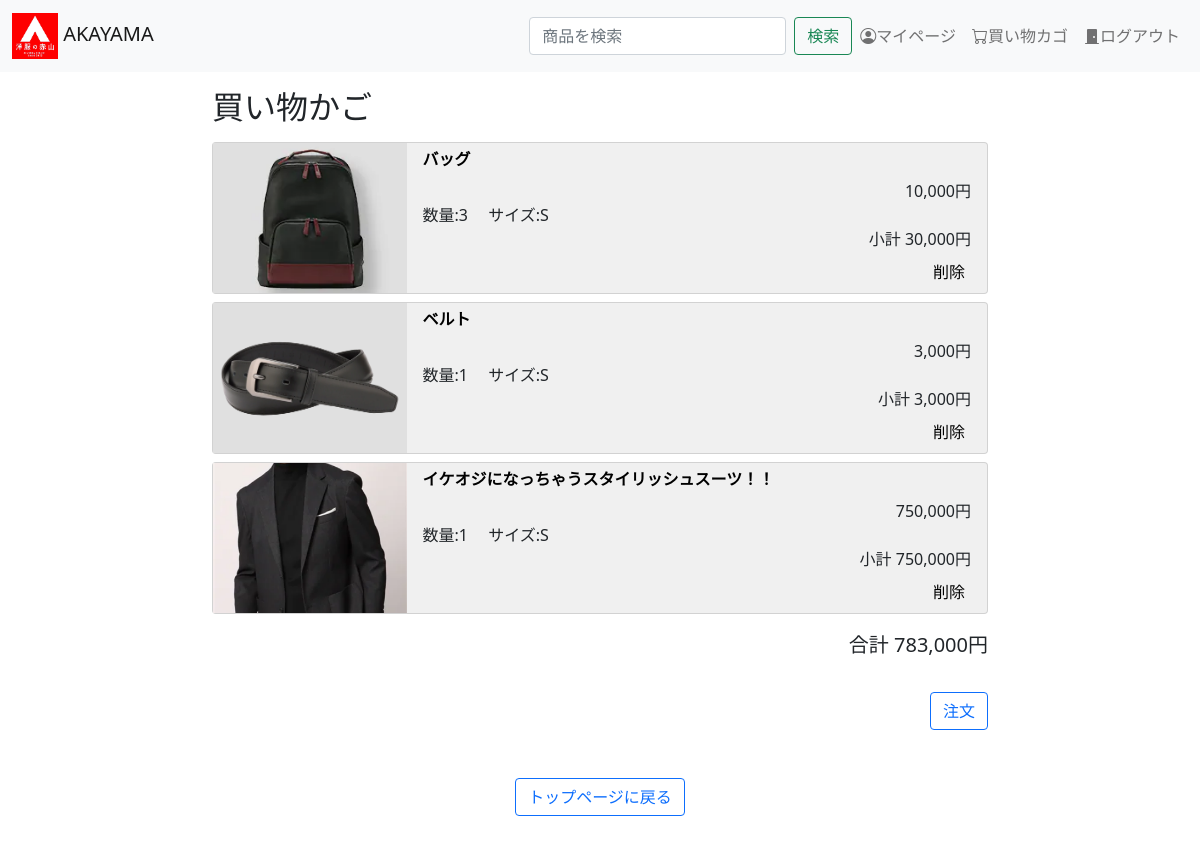
The page /cart.php (signed in) on the database its author committed.
### tables this page shows
CREATE TABLE cart (
    member_id INT NOT NULL,
    item_id INT NOT NULL,
    cart_suryo INT NOT NULL,
    cart_tourokubi DATE NOT NULL,
    cart_size VARCHAR(191) NOT NULL,
    PRIMARY KEY(member_id,item_id,cart_size),
    FOREIGN KEY(member_id) REFERENCES member(member_id),
    FOREIGN KEY(item_id) REFERENCES item(item_id)
);

CREATE TABLE item (
    item_id INT AUTO_INCREMENT NOT NULL,
    category_id INT NOT NULL,
    item_image VARCHAR(50) NOT NULL,
    item_name VARCHAR(100) NOT NULL,
    item_description VARCHAR(1000) NOT NULL,
    item_color VARCHAR(100) NOT NULL,
    item_price INT NOT NULL,
    item_size VARCHAR(191) NOT NULL,
    is_sale BOOLEAN NOT NULL,
    item_sale_price INT NOT NULL,
    item_registration_date DATE NOT NULL,
    PRIMARY KEY(item_id),
    FOREIGN KEY(category_id) REFERENCES category(category_id)

);

### DBManager.php (called while the page is built, shortened)
<?php
    class DBManager{
        private function dbConnect(){
            $pdo = new PDO('mysql:host=localhost;dbname=dev;charset=utf8','webuser', 'abccsd2');
            return $pdo;
        }
        public function getCart($memberId){
            $pdo = $this->dbConnect();
            $sql = "SELECT *,CASE is_sale WHEN true THEN item_sale_price
                                          WHEN false THEN item_price END AS sellingPrice,
                             CASE is_sale WHEN true THEN item_sale_price * cart_suryo
                                          WHEN false THEN item_price *cart_suryo END AS shoukei
                    FROM cart AS C INNER JOIN item AS I ON C.item_id = I.item_id WHERE C.member_id = ?";
            $ps = $pdo->prepare($sql);
            $ps->bindValue(1,$memberId,PDO::PARAM_INT);
            $ps->execute();
            return $ps->fetchAll();
        }
    }
?>

### cart.php (the view, shortened to what this page needs)
<?php include "header.php";?>
<!DOCTYPE html>
<html lang="ja">
<head>
    <link href="https://cdn.jsdelivr.net/npm/bootstrap@5.0.2/dist/css/bootstrap.min.css" rel="stylesheet">
    <link rel="stylesheet" href="https://cdn.jsdelivr.net/npm/bootstrap-icons@1.8.0/font/bootstrap-icons.css">
    <link rel="stylesheet" href="./css/style.css">
</head>
<body>
<?php require_once "DBManager.php"; ?>
<div class="container list-area">
    <h2 class="my-3">買い物かご</h2>
    <?php
        $memberId = getMemberIdFromSession(true);
        $dbm = new DBManager();
        $tbl = $dbm->getCart($memberId);
        $sum = 0;
    ?>
    <div class="row gy-2">
        <?php foreach($tbl as $row): ?>
        <?php $sum += $row['shoukei']; ?>
                <div class="col-12" >
                    <div class="card item-card h-100" >
                        <div class="row g-0" >
                            <div class="col-3 col-md-3 h-100" >
                                <a href="./item_detail.php?itemId=<?= $row['item_id']?>">
                                        <img src="<?='./imgs/items/'.$row['item_image']?>"  alt="..." >
                                </a>
                            </div>
                            <div class="col-9 col-md-9 h-100">
                                <div class="card-body py-1 h-100">
                                        <div class="row">
                                            <div class="card-Title">
                                                <div class="col-12 text-truncate">
                                                        <a href="./item_detail.php?itemId=<?=$row['item_id']?>">
                                                            <?= $row['item_name'] ?>
                                                        </a>
                                                </div>
                                            </div>
                                            <div class="col-12">
                                                <span class="" style="float:right;"><?= number_format($row['sellingPrice'])?>円</span>
                                            </div>
                                        </div>
                                    <div class="card-text">
                                            <span>数量:<?= $row['cart_suryo']?></span>
                                            <span>　サイズ:<?= $row['cart_size']?></span><br>
                                                <span style="float:right;"><?="小計 ". number_format($row['shoukei'])?>円</span><br>
                                                <form action="./cart_delete.php" method="post" class="text-end my-2" >
                                                    <input type="submit"  name="delete" value="削除">
                                                </form>
                                    </div>
                                </div>
                            </div>
                        </div>
                    </div>
                </div>
        <?php endforeach;?>
    </div>
    <?php if(!empty($tbl)):?>
        <div class="row">
            <div class="col-12">
                <p class="text-end my-3 fs-5"> 合計  <?=number_format($sum)?>円</p>
            </div>
        </div>
        <div class="text-end my-3">
            <a type="button" class="btn btn-outline-primary" href="./order_confirmation.php">注文</a>
        </div>
    <?php else:?>
        <p class="text-center">買い物かごに商品が何も入っていません。</p>
    <?php endif;?>
    <div class="text-center my-5">
        <a type="button" class="btn btn-outline-primary" href="index.php">トップページに戻る</a>
    </div>
</div>
</body>
</html>

### css/style.css (style rules this page uses)
body { padding-top: 72px; }
a { text-decoration: none; color:black }
.item-card { background-color: rgb(240, 240, 240); min-width: 290px; }
.item-card > div { max-height:150px; }
.item-card input[type=submit] { border:none; background-color: transparent; }
.item-card img { width:100%; height:100%; object-fit:cover; }
.list-area { max-width:800px; }
.card-Title { font-size:1rem; font-weight:bold; text-align: left; }

### rows shown on the page
cart: item.item_image (picture), item.item_name "バッグ", sellingPrice "10,000", cart_suryo "3", cart_size "S", shoukei "30,000"
cart: item.item_image (picture), item.item_name "ベルト", sellingPrice "3,000", cart_suryo "1", cart_size "S", shoukei "3,000"
cart: item.item_image (picture), item.item_name "イケオジになっちゃうスタイリッシュスーツ！！", sellingPrice "750,000", cart_suryo "1", cart_size "S", shoukei "750,000"

### other values the page prints
$sum "783,000"
